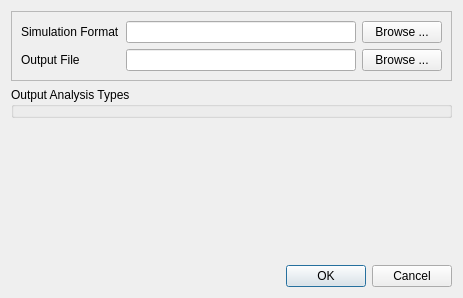
<?xml version="1.0" encoding="UTF-8"?>
<ui version="4.0">
 <class>qtSimBuilderExportDialog</class>
 <widget class="QDialog" name="qtSimBuilderExportDialog">
  <property name="windowModality">
   <enum>Qt::ApplicationModal</enum>
  </property>
  <property name="geometry">
   <rect>
    <x>0</x>
    <y>0</y>
    <width>463</width>
    <height>298</height>
   </rect>
  </property>
  <property name="windowTitle">
   <string>Simulation Export Dialog</string>
  </property>
  <layout class="QVBoxLayout" name="verticalLayout_2">
   <item>
    <widget class="QFrame" name="frame">
     <property name="frameShape">
      <enum>QFrame::StyledPanel</enum>
     </property>
     <property name="frameShadow">
      <enum>QFrame::Raised</enum>
     </property>
     <layout class="QGridLayout" name="gridLayout">
      <item row="0" column="0">
       <widget class="QLabel" name="label">
        <property name="text">
         <string>Simulation Format</string>
        </property>
       </widget>
      </item>
      <item row="0" column="1">
       <widget class="QLineEdit" name="FormatFileNameText"/>
      </item>
      <item row="0" column="2">
       <widget class="QPushButton" name="FormatFileBrowserButton">
        <property name="text">
         <string>Browse ...</string>
        </property>
       </widget>
      </item>
      <item row="1" column="0">
       <widget class="QLabel" name="label_2">
        <property name="text">
         <string>Output File</string>
        </property>
       </widget>
      </item>
      <item row="1" column="1">
       <widget class="QLineEdit" name="FileNameText"/>
      </item>
      <item row="1" column="2">
       <widget class="QPushButton" name="FileBrowserButton">
        <property name="text">
         <string>Browse ...</string>
        </property>
       </widget>
      </item>
     </layout>
    </widget>
   </item>
   <item>
    <widget class="QGroupBox" name="groupBox_AnalysisType">
     <property name="title">
      <string>Output Analysis Types</string>
     </property>
    </widget>
   </item>
   <item>
    <spacer name="verticalSpacer">
     <property name="orientation">
      <enum>Qt::Vertical</enum>
     </property>
     <property name="sizeHint" stdset="0">
      <size>
       <width>20</width>
       <height>40</height>
      </size>
     </property>
    </spacer>
   </item>
   <item>
    <widget class="QDialogButtonBox" name="buttonBox">
     <property name="orientation">
      <enum>Qt::Horizontal</enum>
     </property>
     <property name="standardButtons">
      <set>QDialogButtonBox::Cancel|QDialogButtonBox::Ok</set>
     </property>
    </widget>
   </item>
  </layout>
 </widget>
 <resources/>
 <connections>
  <connection>
   <sender>buttonBox</sender>
   <signal>accepted()</signal>
   <receiver>qtSimBuilderExportDialog</receiver>
   <slot>accept()</slot>
   <hints>
    <hint type="sourcelabel">
     <x>259</x>
     <y>286</y>
    </hint>
    <hint type="destinationlabel">
     <x>157</x>
     <y>274</y>
    </hint>
   </hints>
  </connection>
  <connection>
   <sender>buttonBox</sender>
   <signal>rejected()</signal>
   <receiver>qtSimBuilderExportDialog</receiver>
   <slot>reject()</slot>
   <hints>
    <hint type="sourcelabel">
     <x>316</x>
     <y>260</y>
    </hint>
    <hint type="destinationlabel">
     <x>286</x>
     <y>274</y>
    </hint>
   </hints>
  </connection>
 </connections>
</ui>
